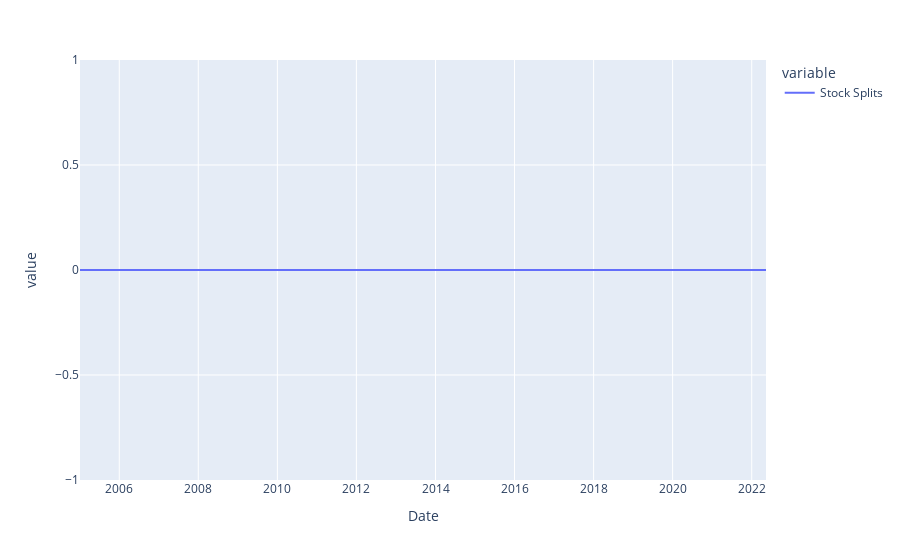

The code cell stored with this chart in its notebook:
### Code cell
hist['Stock Splits'].plot()

### Figure 1 — Plotly figure (JSON) as saved in the notebook; plotly's stock layout.template omitted (floating-point values rounded to 4 significant figures; data arrays with more than 128 entries replaced by an {"elided": "..."} marker saying what was removed)
{"data": [{"hovertemplate": "variable=Stock Splits<br>Date=%{x}<br>value=%{y}<extra></extra>", "legendgroup": "Stock Splits", "line": {"color": "#636efa", "dash": "solid"}, "marker": {"symbol": "circle"}, "mode": "lines", "name": "Stock Splits", "showlegend": true, "type": "scattergl", "x": {"elided": "4372 str values"}, "xaxis": "x", "y": {"elided": "4372 int values"}, "yaxis": "y"}], "layout": {"legend": {"title": {"text": "variable"}, "tracegroupgap": 0}, "margin": {"t": 60}, "xaxis": {"anchor": "y", "domain": [0, 1], "title": {"text": "Date"}}, "yaxis": {"anchor": "x", "domain": [0, 1], "title": {"text": "value"}}}}
